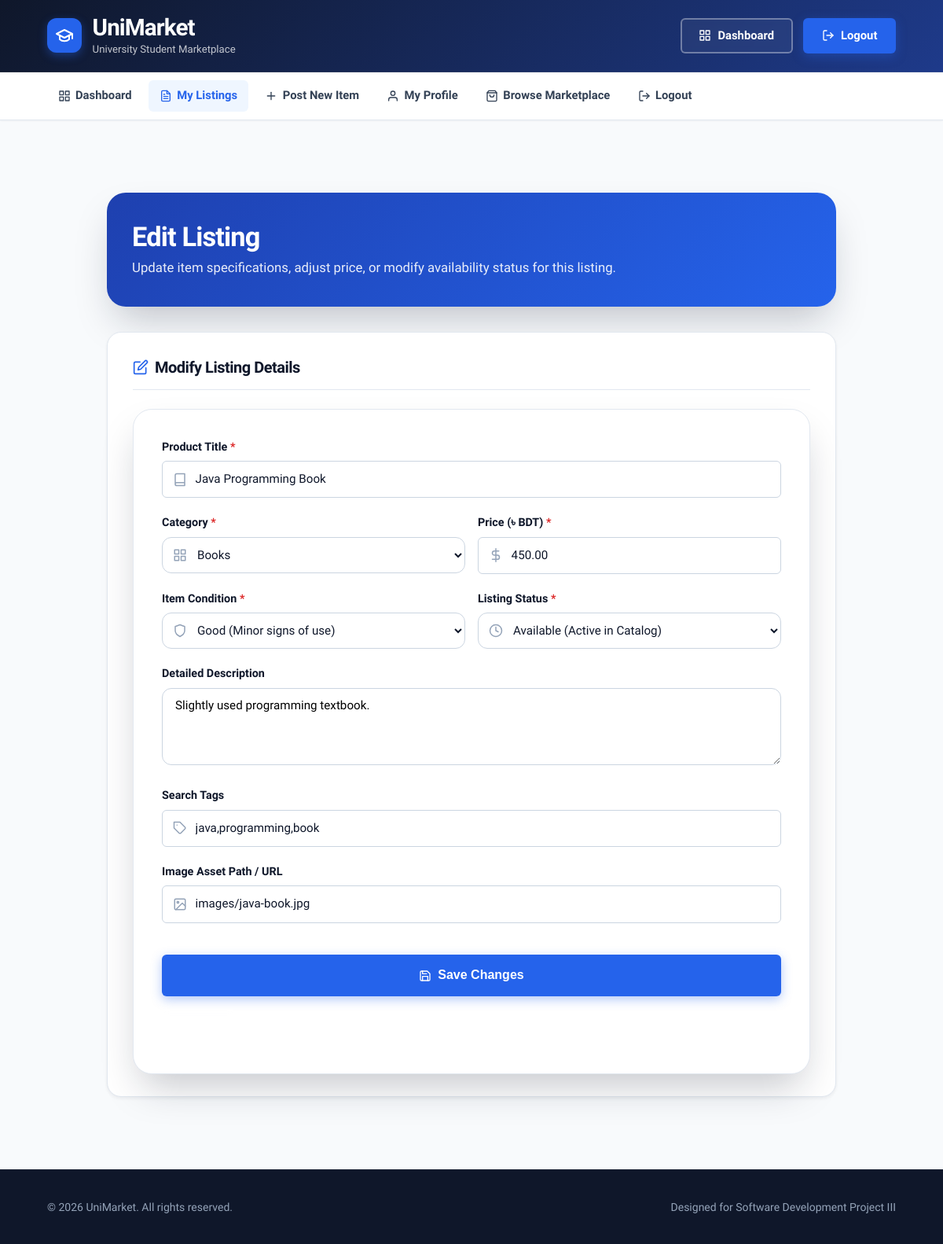
Before: /frontend/pages/edit_product.php?id=1 (signed in) with the older database file.
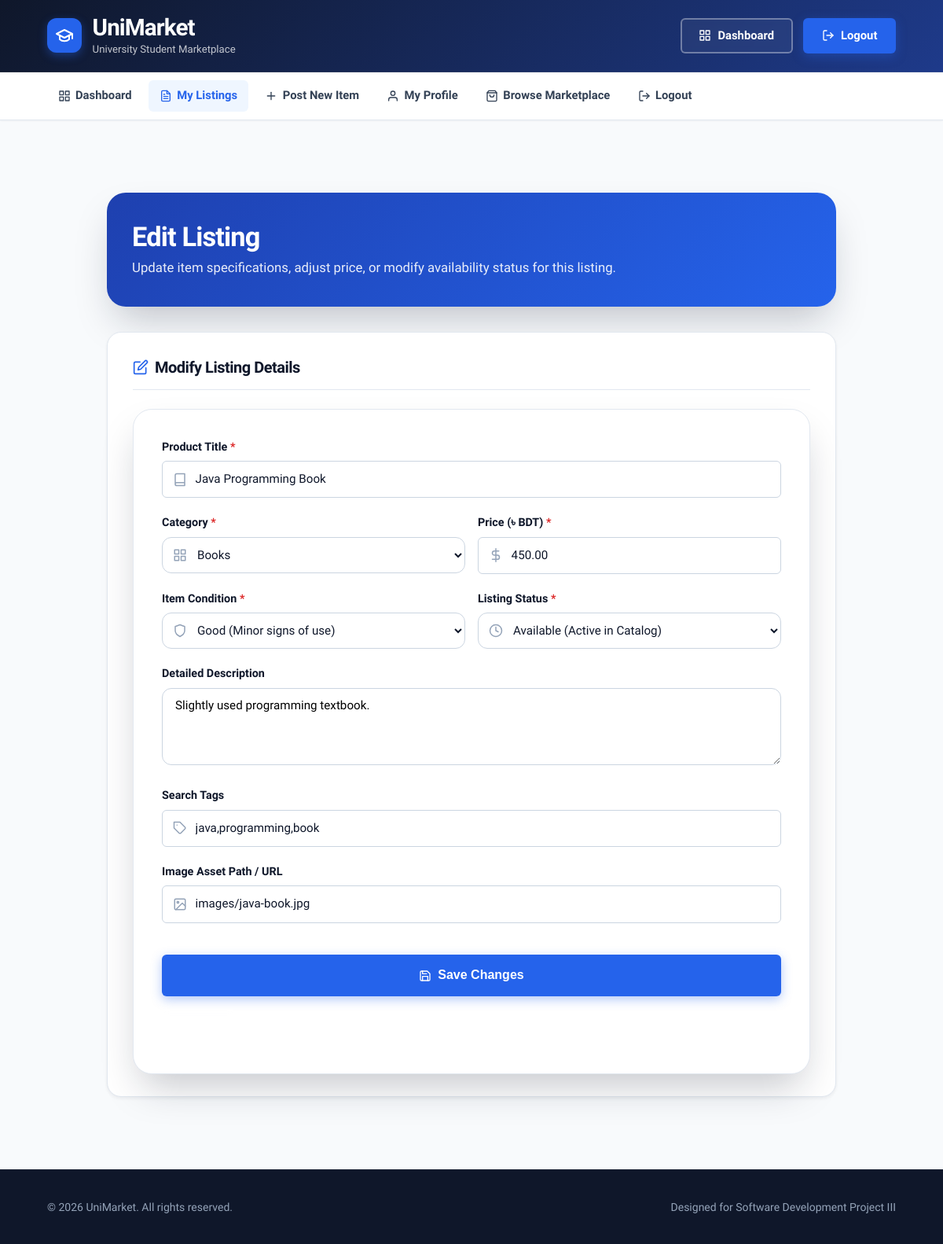
After: the same page with the newer database file.
### tables this page shows
CREATE TABLE IF NOT EXISTS products (
    product_id INT AUTO_INCREMENT PRIMARY KEY,
    seller_id INT NOT NULL,
    category_id INT NOT NULL,
    title VARCHAR(150) NOT NULL,
    description TEXT,
    price DECIMAL(10,2) NOT NULL,
    tags VARCHAR(255),
    image_url VARCHAR(255),
    product_condition ENUM('New', 'Like New', 'Good', 'Fair') NOT NULL,
    status ENUM('Available', 'Active', 'Reserved', 'Sold') NOT NULL DEFAULT 'Available',
    created_at TIMESTAMP DEFAULT CURRENT_TIMESTAMP,

    CONSTRAINT fk_products_seller
        FOREIGN KEY (seller_id)
        REFERENCES users(user_id)
        ON UPDATE CASCADE
        ON DELETE RESTRICT,

    CONSTRAINT fk_products_category
        FOREIGN KEY (category_id)
        REFERENCES categories(category_id)
        ON UPDATE CASCADE
        ON DELETE RESTRICT
);

CREATE TABLE IF NOT EXISTS categories (
    category_id INT AUTO_INCREMENT PRIMARY KEY,
    category_name VARCHAR(50) NOT NULL UNIQUE,
    description TEXT
);

### frontend/pages/edit_product.php (the view, shortened to what the changed rows need)
<?php
$userId   = (int) $_SESSION['user_id'];
$productId = isset($_GET['id']) ? (int) $_GET['id'] : 0;
$product = null;
$categories = [];
try {
    $database = new Database();
    $connection = $database->connect();
    $catStmt = $connection->query(
        'SELECT category_id, category_name FROM categories ORDER BY category_name ASC'
    );
    $categories = $catStmt->fetchAll(PDO::FETCH_ASSOC);
    $prodStmt = $connection->prepare('
        SELECT product_id, seller_id, category_id, title, description, price,
               tags, image_url, product_condition, status
        FROM products
        WHERE product_id = :product_id AND seller_id = :seller_id
        LIMIT 1
    ');
    $prodStmt->execute([
        'product_id' => $productId,
        'seller_id'  => $userId
    ]);
    $product = $prodStmt->fetch(PDO::FETCH_ASSOC);
} catch (PDOException $exception) {
    error_log('Edit Product Fetch Error: ' . $exception->getMessage());
    $_SESSION['flash_error'] = 'A database error occurred while fetching product details.';
    header('Location: my_listings.php');
    exit();
}
$draft = isset($_SESSION['product_edit_draft']) && is_array($_SESSION['product_edit_draft'])
    ? $_SESSION['product_edit_draft']
    : [];
$titleVal            = htmlspecialchars((string) ($draft['title'] ?? $product['title']), ENT_QUOTES, 'UTF-8');
$descriptionVal      = htmlspecialchars((string) ($draft['description'] ?? $product['description'] ?? ''), ENT_QUOTES, 'UTF-8');
$priceVal            = htmlspecialchars((string) ($draft['price'] ?? $product['price']), ENT_QUOTES, 'UTF-8');
$categoryIdVal       = (int) ($draft['category_id'] ?? $product['category_id']);
$productConditionVal = htmlspecialchars((string) ($draft['product_condition'] ?? $product['product_condition']), ENT_QUOTES, 'UTF-8');
$tagsVal             = htmlspecialchars((string) ($draft['tags'] ?? $product['tags'] ?? ''), ENT_QUOTES, 'UTF-8');
$imageUrlVal         = htmlspecialchars((string) ($draft['image_url'] ?? $product['image_url'] ?? ''), ENT_QUOTES, 'UTF-8');
$statusVal           = htmlspecialchars((string) ($draft['status'] ?? $product['status']), ENT_QUOTES, 'UTF-8');
?>
<!DOCTYPE html>
<html lang="en">
<head>
    <link rel="stylesheet" href="../css/styles.css?v=<?php echo time(); ?>">
</head>
<body>
    <main class="main-content">
        <div class="dashboard-container">
            <section class="dashboard-header">
                <div class="dashboard-welcome-text">
                    <h1>Edit Listing</h1>
                </div>
            </section>
            <section class="dashboard-card">
                <h2>
                    Modify Listing Details
                </h2>
                <form method="POST" action="../../backend/api/update_product.php" class="registration-form" style="max-width: 100%; margin: 1.5rem 0 0 0;" novalidate>
                    <div class="form-group">
                        <div class="input-icon-group">
                            <input
                                type="text"
                                id="title"
                                name="title"
                                value="<?php echo $titleVal; ?>"
                                placeholder="e.g. Data Structures & Algorithms Textbook (10th Ed)"
                                required>
                        </div>
                    </div>
                    <div style="display: grid; grid-template-columns: repeat(auto-fit, minmax(240px, 1fr)); gap: 1rem;">
                        <div class="form-group">
                            <div class="input-icon-group">
                                <select id="category_id" name="category_id" required style="width: 100%; padding: 0.75rem 1rem 0.75rem 2.5rem; border: 1px solid var(--gray-300); border-radius: var(--radius-md); font-family: var(--font-main); font-size: 0.95rem; background-color: var(--white); color: var(--dark);">
                                    <?php foreach ($categories as $cat) : ?>
                                        <option value="<?php echo (int)$cat['category_id']; ?>" <?php echo ($categoryIdVal === (int)$cat['category_id']) ? 'selected' : ''; ?>>
                                            <?php echo htmlspecialchars($cat['category_name'], ENT_QUOTES, 'UTF-8'); ?>
                                        </option>
                                    <?php endforeach; ?>
                                </select>
                            </div>
                        </div>
                        <div class="form-group">
                            <div class="input-icon-group">
                                <input
                                    type="number"
                                    step="0.01"
                                    min="0.01"
                                    id="price"
                                    name="price"
                                    value="<?php echo $priceVal; ?>"
                                    placeholder="e.g. 450.00"
                                    required>
                            </div>
                        </div>
                    </div>
                    <div style="display: grid; grid-template-columns: repeat(auto-fit, minmax(240px, 1fr)); gap: 1rem;">
                        <div class="form-group">
                            <div class="input-icon-group">
                                <select id="product_condition" name="product_condition" required style="width: 100%; padding: 0.75rem 1rem 0.75rem 2.5rem; border: 1px solid var(--gray-300); border-radius: var(--radius-md); font-family: var(--font-main); font-size: 0.95rem; background-color: var(--white); color: var(--dark);">
                                    <option value="Good" <?php echo ($productConditionVal === 'Good') ? 'selected' : ''; ?>>Good (Minor signs of use)</option>
                                </select>
                            </div>
                        </div>
                        <div class="form-group">
                            <div class="input-icon-group">
                                <select id="status" name="status" required style="width: 100%; padding: 0.75rem 1rem 0.75rem 2.5rem; border: 1px solid var(--gray-300); border-radius: var(--radius-md); font-family: var(--font-main); font-size: 0.95rem; background-color: var(--white); color: var(--dark);">
                                    <option value="Available" <?php echo ($statusVal === 'Available' || $statusVal === 'Active') ? 'selected' : ''; ?>>Available (Active in Catalog)</option>
                                </select>
                            </div>
                        </div>
                    </div>
                    <div class="form-group">
                        <label for="description">Detailed Description</label>
                        <textarea
                            id="description"
                            name="description"
                            rows="4"
                            placeholder="Describe condition, edition, specifications, or campus pickup preferences..."
                            style="width: 100%; padding: 0.75rem 1rem; border: 1px solid var(--gray-300); border-radius: var(--radius-md); font-family: var(--font-main); font-size: 0.95rem; resize: vertical;"><?php echo $descriptionVal; ?></textarea>
                    </div>
                    <div class="form-group">
                        <div class="input-icon-group">
                            <input
                                type="text"
                                id="tags"
                                name="tags"
                                value="<?php echo $tagsVal; ?>"
                                placeholder="Comma separated, e.g. cse, algorithms, textbook">
                        </div>
                    </div>
                    <div class="form-group">
                        <div class="input-icon-group">
                            <input
                                type="text"
                                id="image_url"
                                name="image_url"
                                value="<?php echo $imageUrlVal; ?>"
                                placeholder="e.g. images/cat-textbooks.png">
                        </div>
                    </div>
                </form>
            </section>
        </div>
    </main>
</body>
</html>

Changed rows visible on the page:
changed products "Java Programming Book": status (not shown) → "Available (Active in Catalog)"
Other visible differences:
form field status: "Available (Active in Catalog)" → (not shown)
